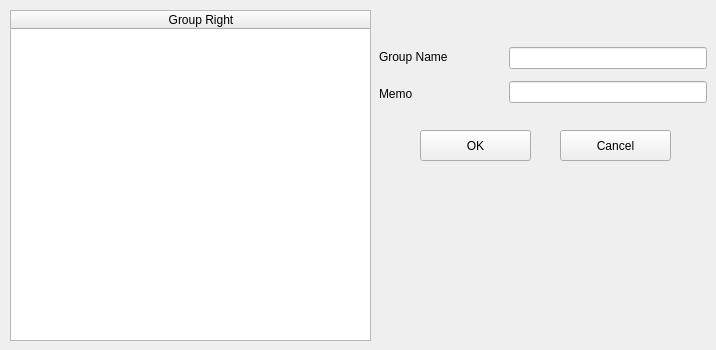
   <widget class="QWidget" name="tab">
    <attribute name="title">
     <string>Add Group</string>
    </attribute>
    <widget class="QPushButton" name="ButAddGroupOK">
     <property name="geometry">
      <rect>
       <x>420</x>
       <y>130</y>
       <width>111</width>
       <height>31</height>
      </rect>
     </property>
     <property name="text">
      <string>OK</string>
     </property>
    </widget>
    <widget class="QLabel" name="textLabel18">
     <property name="geometry">
      <rect>
       <x>379</x>
       <y>41</y>
       <width>128</width>
       <height>31</height>
      </rect>
     </property>
     <property name="text">
      <string>Group Name</string>
     </property>
     <property name="wordWrap">
      <bool>false</bool>
     </property>
    </widget>
    <widget class="QLabel" name="textLabel19">
     <property name="geometry">
      <rect>
       <x>379</x>
       <y>78</y>
       <width>128</width>
       <height>31</height>
      </rect>
     </property>
     <property name="text">
      <string>Memo</string>
     </property>
     <property name="wordWrap">
      <bool>false</bool>
     </property>
    </widget>
    <widget class="QLineEdit" name="EditAddGroupName">
     <property name="geometry">
      <rect>
       <x>509</x>
       <y>47</y>
       <width>198</width>
       <height>22</height>
      </rect>
     </property>
    </widget>
    <widget class="QLineEdit" name="EditAddGroupMemo">
     <property name="geometry">
      <rect>
       <x>509</x>
       <y>81</y>
       <width>198</width>
       <height>22</height>
      </rect>
     </property>
    </widget>
    <widget class="QPushButton" name="ButAddGroupCancel">
     <property name="geometry">
      <rect>
       <x>560</x>
       <y>130</y>
       <width>111</width>
       <height>31</height>
      </rect>
     </property>
     <property name="text">
      <string>Cancel</string>
     </property>
    </widget>
    <widget class="QTableWidget" name="listViewAddGroup">
     <property name="geometry">
      <rect>
       <x>10</x>
       <y>10</y>
       <width>361</width>
       <height>331</height>
      </rect>
     </property>
     <attribute name="horizontalHeaderDefaultSectionSize">
      <number>380</number>
     </attribute>
     <column>
      <property name="text">
       <string>Group Right</string>
      </property>
     </column>
    </widget>
   </widget>
